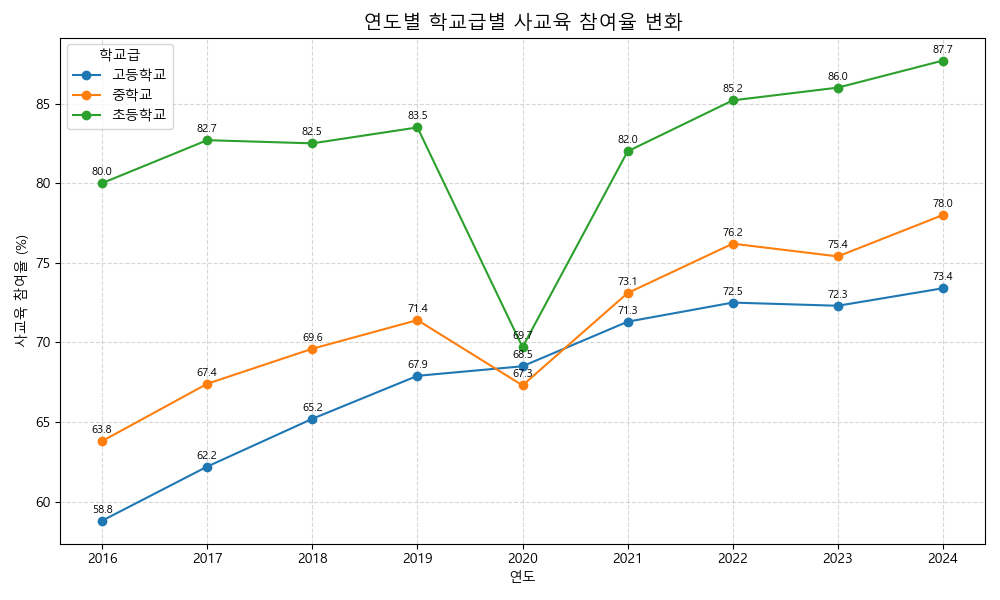

Source code (Python):
import pandas as pd
import matplotlib.pyplot as plt
import json

# 한글 폰트 설정
plt.rcParams['font.family'] = ['Malgun Gothic', 'AppleGothic', 'NanumGothic', 'sans-serif']
plt.rcParams['axes.unicode_minus'] = False

# JSON 파일 불러오기
with open("private_edu.json", "r", encoding="utf-8") as f:
    data = json.load(f)

df = pd.DataFrame(data)

# school_level에서 "(%)" 제거
df["school_level"] = df["school_level"].str.replace(" (%)", "", regex=False)

# 피벗: 연도별 학교급별 참여율
pivot_df = df.pivot(index="year", columns="school_level", values="participation_rate")

# 시각화
plt.figure(figsize=(10, 6))
for col in pivot_df.columns:
    plt.plot(pivot_df.index, pivot_df[col], marker='o', label=col)
    for x, y in zip(pivot_df.index, pivot_df[col]):
        plt.text(x, y + 0.5, f"{y:.1f}", ha='center', fontsize=8)

plt.title("연도별 학교급별 사교육 참여율 변화", fontsize=14)
plt.xlabel("연도")
plt.ylabel("사교육 참여율 (%)")
plt.xticks(pivot_df.index)
plt.grid(True, linestyle="--", alpha=0.5)
plt.legend(title="학교급")
plt.tight_layout()
plt.savefig("private_edu.png")
plt.show()
